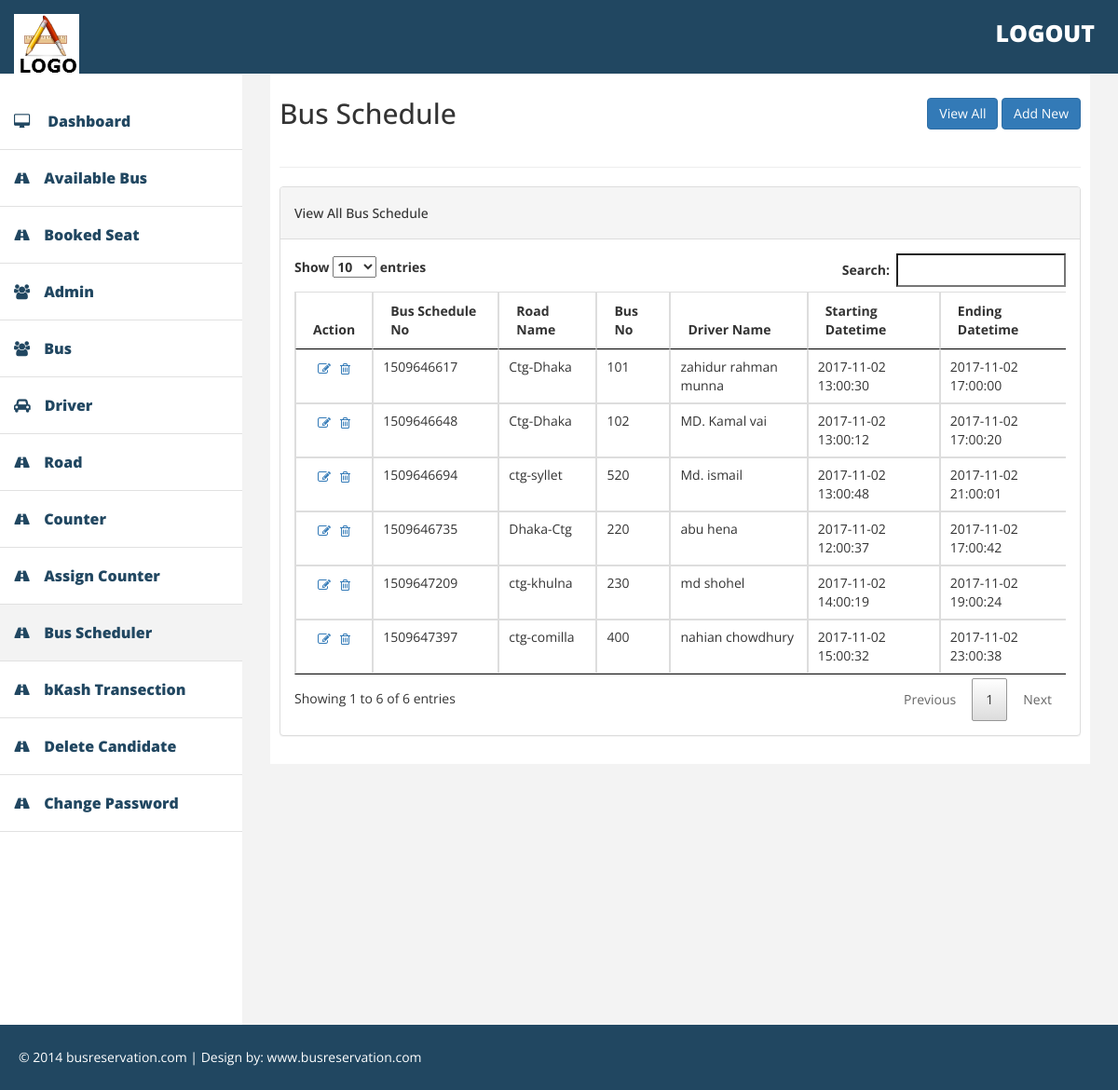
/admin/bus_schedule.php (signed in), run on the app's committed database.
### tables this page shows
CREATE TABLE IF NOT EXISTS `bus_schedule` (
  `id_bus_schedule` int(11) NOT NULL,
  `ref_id_bus` int(11) NOT NULL,
  `ref_id_driver` int(11) NOT NULL,
  `ref_id_road` int(11) NOT NULL,
  `bus_schedule_no` varchar(255) NOT NULL,
  `starting_datetime` datetime NOT NULL,
  `ending_datetime` datetime NOT NULL,
  `bus_schedule_status` tinyint(4) NOT NULL
);

CREATE TABLE IF NOT EXISTS `road` (
  `id_road` int(11) NOT NULL,
  `road_name` varchar(255) NOT NULL,
  `start_from` varchar(255) NOT NULL,
  `end_to` varchar(255) NOT NULL,
  `distance` varchar(100) NOT NULL,
  `ac_price` decimal(20,2) NOT NULL,
  `non_ac_price` double(20,2) NOT NULL,
  `discount_amount` decimal(20,2) NOT NULL,
  `max_seat_needed_for_discount` int(11) NOT NULL,
  `max_seat_can_booked` int(11) NOT NULL,
  `details` text NOT NULL,
  `is_active` tinyint(4) NOT NULL
);

CREATE TABLE IF NOT EXISTS `bus` (
  `id_bus` int(11) NOT NULL,
  `bus_name` varchar(255) NOT NULL,
  `bus_no` varchar(100) NOT NULL,
  `bus_type` tinyint(11) NOT NULL COMMENT '1 is A/C 2 is Non A/C',
  `bus_details` text NOT NULL,
  `is_active` tinyint(4) NOT NULL
);

CREATE TABLE IF NOT EXISTS `driver` (
  `id_driver` int(11) NOT NULL,
  `full_name` varchar(255) NOT NULL,
  `email` varchar(255) NOT NULL,
  `phone` varchar(20) NOT NULL,
  `address` text NOT NULL,
  `is_active` tinyint(4) NOT NULL
);

### classes/DbHelper.php (called while the page is built, shortened)
<?php
class DbHelper{
    private $db_connect;
    public function __construct() {
		$host_name='localhost';
		$user_name='root';
		$password='';
		$db_name='reservation';
		$this->db_connect=  mysqli_connect($host_name,$user_name,$password,$db_name);
    }
	public function getAll( $table_name ) {
		$query_str = " SELECT * FROM ".$table_name;
		$sql_query = mysqli_query( $this->db_connect, $query_str );
		return $sql_query;
	}
	public function getByIdField( $table_name, $id_field, $id_field_value ) {
		$query_str = ' SELECT * FROM '.$table_name.' WHERE '.$id_field.' = '.'"'.$id_field_value.'"';
		$sql_query = mysqli_query( $this->db_connect, $query_str );
		$row = mysqli_fetch_assoc($sql_query);
		return $row;
	}
	public function selectBox( $table_name, $show_column_name, $value_column_name ) {
		$query_str = "SELECT ".$show_column_name.", ".$value_column_name." FROM ".$table_name;
		$sql_query = mysqli_query( $this->db_connect, $query_str );
		$options = '';
		if( $sql_query ) {
			while( $row = mysqli_fetch_assoc( $sql_query ) ) {
				$options .= '<option value="'.$row[$value_column_name].'">'.$row[$show_column_name].'</option>';
			}
			return $options;
		}
		return '';
	}
}

### admin/bus_schedule.php (the view, shortened to what this page needs)
<?php
$styles = '<link href="../assets/admin_assets/css/jquery.datetimepicker.css" rel="stylesheet" />';
include('include/header.php');
include('../classes/DbHelper.php');
$dbHelper = new DbHelper();
$results = $dbHelper->getAll("bus_schedule");
?>
            <div id="page-wrapper" >
                <div id="page-inner">
                    <div class="row">
                        <div class="col-md-8">
                            <h2>Bus Schedule</h2>
                        </div>
                        <div class="col-md-4">
                            <div class="form-group text-right" style="margin:20px 0;">
                                <a href="" class="btn btn-primary">View All</a>
                                <a href="#add-new-section" class="btn btn-primary show-section">Add New</a>
                            </div>
                        </div>
                    </div>
                    <hr />
                                                <?php echo $dbHelper->selectBox("road","road_name","id_road"); ?>
                                                <?php echo $dbHelper->selectBox("bus","bus_no","id_bus"); ?>
                                                <?php echo $dbHelper->selectBox("driver","full_name","id_driver"); ?>
                    <div class="row section" id="view-all-section">
                        <div class="col-md-12">
                            <div class="panel panel-default">
                                <div class="panel-heading">
                                    <h5>View All Bus Schedule</h5>
                                </div>
                                <div class="panel-body">
                                     <div class="table-responsive">
                                      <table class="table table-bordered">
                                        <thead>
                                          <tr>
                                            <th>Action</th>
                                            <th>Bus Schedule No</th>
                                            <th>Road Name</th>
                                            <th>Bus No</th>
                                            <th>Driver Name</th>
                                            <th>Starting Datetime</th>
                                            <th>Ending Datetime</th>
                                          </tr>
                                        </thead>
                                        <tbody>
                                        <?php
                                            while( $row = mysqli_fetch_array( $results ) ) {
                                                ?>
                                                  <tr>
                                                    <td class="text-center"> <a class="edit-item" href="<?php echo $row['id_bus_schedule']; ?>" title="Edit"><i class="fa fa-edit"></i></a><a class="delete-item" href="<?php echo $row['id_bus_schedule']; ?>" title="Delete"><i class="fa fa-trash-o"></i></a></td>
                                                    <td><?php echo $row['bus_schedule_no']; ?></td>
                                                    <td><?php $road = $dbHelper->getByIdField("road", "id_road", $row['ref_id_road']);
                                                    echo $road['road_name'];
                                                    ?></td>
                                                    <td><?php
                                                    $counter = $dbHelper->getByIdField("bus","id_bus", $row['ref_id_bus']);
                                                    echo $counter['bus_no']; ?></td>
                                                     <td><?php $driver = $dbHelper->getByIdField("driver", "id_driver", $row['ref_id_driver']);
                                                    echo $driver['full_name'];
                                                    ?></td>
                                                    <td><?php echo $row['starting_datetime']; ?></td>
                                                    <td><?php echo $row['ending_datetime']; ?></td>
                                                  </tr>
                                                <?php
                                            }
                                        ?>
                                        </tbody>
                                      </table>
                                    </div>
                                </div>
                            </div>
                        </div>
                    </div>
                                                <?php echo $dbHelper->selectBox("road","road_name","id_road"); ?>
                                                <?php echo $dbHelper->selectBox("bus","bus_no","id_bus"); ?>
                                                <?php echo $dbHelper->selectBox("driver","full_name","id_driver"); ?>
                </div>
            </div>
<?php
include('include/footer.php');
?>

### assets/admin_assets/css/datatable.css (style rules this page uses)
table.dataTable { width:100%;margin:0 auto;clear:both;border-collapse:separate;border-spacing:0 }
table.dataTable thead th,table.dataTable tfoot th { font-weight:bold }
table.dataTable thead th,table.dataTable thead td { padding:10px 18px;border-bottom:1px solid #111 }
table.dataTable thead .sorting,table.dataTable thead .sorting_asc,table.dataTable thead .sorting_desc,table.dataTable thead .sorting_asc_disabled,table.dataTable thead .sorting_desc_disabled { cursor:pointer;*cursor:hand }
table.dataTable thead .sorting,table.dataTable thead .sorting_asc,table.dataTable thead .sorting_desc,table.dataTable thead .sorting_asc_disabled,table.dataTable thead .sorting_desc_disabled { background-repeat:no-repeat;background-position:center right }
table.dataTable thead .sorting { background-image:url("../images/sort_both.png") }
table.dataTable thead .sorting_asc { background-image:url("../images/sort_asc.png") }
table.dataTable tbody tr { background-color:#ffffff }
table.dataTable tbody th,table.dataTable tbody td { padding:8px 10px }
table.dataTable.no-footer { border-bottom:1px solid #111 }
table.dataTable,table.dataTable th,table.dataTable td { -webkit-box-sizing:content-box;box-sizing:content-box }

### assets/admin_assets/css/custom.css (style rules this page uses)
body { font-family: 'Open Sans', sans-serif; line-height:30px; }
#page-wrapper { padding: 15px 15px; min-height: 600px; background:#F3F3F3; }
#page-inner { width:100%; margin:10px 20px 10px 0px; background-color:#fff!important; padding:10px; min-height:700px; }
.fa { padding:5px; }
@media (min-width:768px) { #page-wrapper { margin: 0 0 0 260px; padding: 15px 30px; min-height: 1050px; } }

### data on the page
bus_schedule: bus_schedule_no "1509646617", road.road_name "Ctg-Dhaka", bus.bus_no "101", driver.full_name "zahidur rahman munna", starting_datetime "2017-11-02 13:00:30", ending_datetime "2017-11-02 17:00:00"
bus_schedule: bus_schedule_no "1509646648", road.road_name "Ctg-Dhaka", bus.bus_no "102", driver.full_name "MD. Kamal vai", starting_datetime "2017-11-02 13:00:12", ending_datetime "2017-11-02 17:00:20"
bus_schedule: bus_schedule_no "1509646694", road.road_name "ctg-syllet", bus.bus_no "520", driver.full_name "Md. ismail", starting_datetime "2017-11-02 13:00:48", ending_datetime "2017-11-02 21:00:01"
bus_schedule: bus_schedule_no "1509646735", road.road_name "Dhaka-Ctg", bus.bus_no "220", driver.full_name "abu hena", starting_datetime "2017-11-02 12:00:37", ending_datetime "2017-11-02 17:00:42"
bus_schedule: bus_schedule_no "1509647209", road.road_name "ctg-khulna", bus.bus_no "230", driver.full_name "md shohel", starting_datetime "2017-11-02 14:00:19", ending_datetime "2017-11-02 19:00:24"
bus_schedule: bus_schedule_no "1509647397", road.road_name "ctg-comilla", bus.bus_no "400", driver.full_name "nahian chowdhury", starting_datetime "2017-11-02 15:00:32", ending_datetime "2017-11-02 23:00:38"
